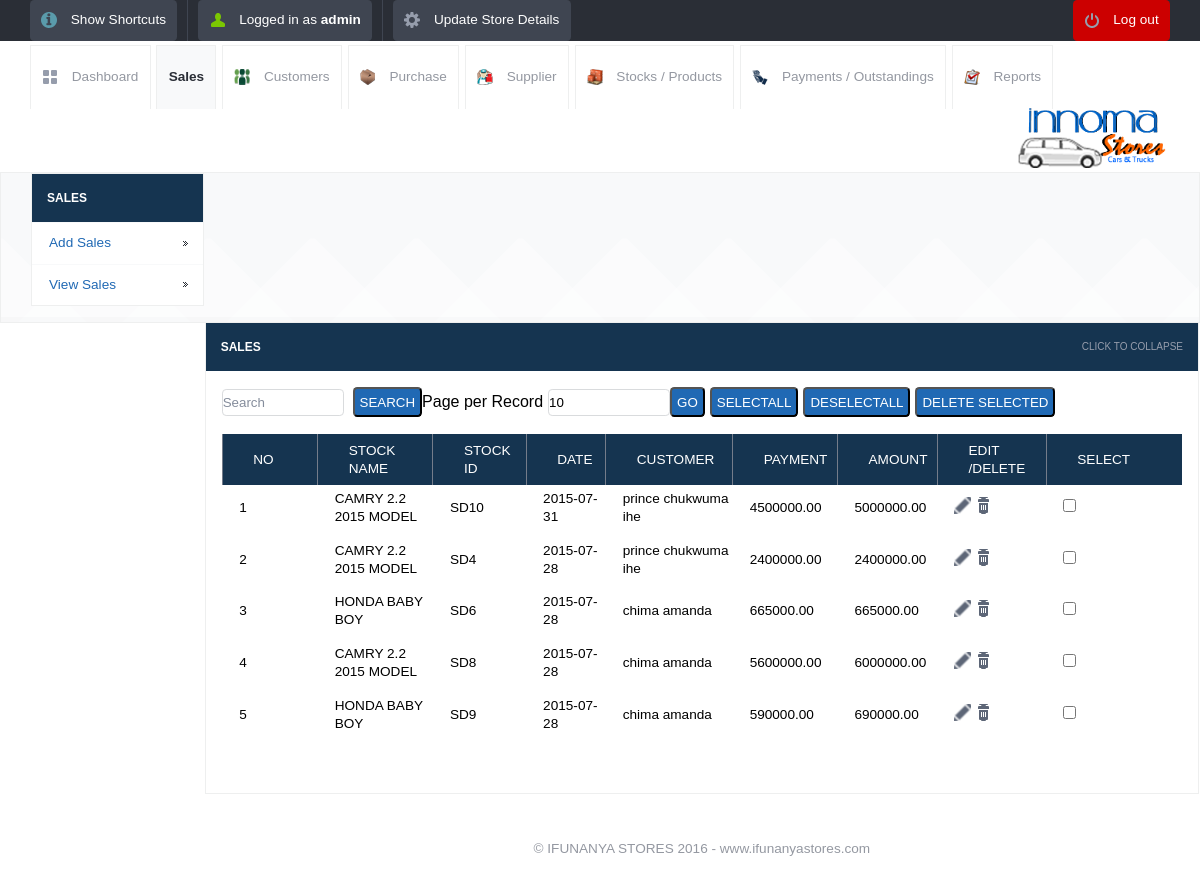
/view_sales.php (signed in), run on the app's committed database.
### tables this page shows
CREATE TABLE IF NOT EXISTS `stock_sales` (
  `id` int(10) unsigned NOT NULL AUTO_INCREMENT,
  `transactionid` varchar(250) NOT NULL,
  `stock_name` varchar(200) NOT NULL,
  `category` varchar(120) NOT NULL,
  `supplier_name` varchar(200) NOT NULL,
  `selling_price` decimal(10,2) NOT NULL,
  `quantity` decimal(10,2) NOT NULL,
  `amount` decimal(10,2) NOT NULL,
  `date` date NOT NULL,
  `username` varchar(120) NOT NULL,
  `customer_id` varchar(120) NOT NULL,
  `subtotal` decimal(10,2) NOT NULL,
  `payment` decimal(10,2) NOT NULL,
  `balance` decimal(10,2) NOT NULL,
  `discount` decimal(10,0) NOT NULL,
  `tax` decimal(10,0) NOT NULL,
  `tax_dis` varchar(100) NOT NULL,
  `dis_amount` decimal(10,0) NOT NULL,
  `grand_total` decimal(10,0) NOT NULL,
  `due` date NOT NULL,
  `mode` varchar(250) NOT NULL,
  `description` varchar(500) NOT NULL,
  `count1` int(11) NOT NULL,
  `billnumber` varchar(120) NOT NULL,
  PRIMARY KEY (`id`)
);

### view_sales.php (the view, shortened to what this page needs)
<!DOCTYPE html>
<html lang="en">
<head>
	<link rel="stylesheet" href="css/style.css">
	<?php include_once("tpl/common_js.php"); ?>
<link rel="stylesheet"  href="dist/js/jquery.alerts.css" >
</head>
<body>
	<?php include_once("tpl/top_bar.php"); ?>
	<div id="header-with-tabs">
		<div class="page-full-width cf">
			<ul id="tabs" class="fl">
				<li><a href="dashboard.php" class="dashboard-tab">Dashboard</a></li>
				<li><a href="view_sales.php" class=active-tab sales-tab">Sales</a></li>
				<li><a href="view_customers.php" class=" customers-tab">Customers</a></li>
				<li><a href="view_purchase.php" class=" purchase-tab">Purchase</a></li>
				<li><a href="view_supplier.php" class=" supplier-tab">Supplier</a></li>
				<li><a href="view_product.php" class=" stock-tab">Stocks / Products</a></li>
				<li><a href="view_payments.php" class="payment-tab">Payments / Outstandings</a></li>
				<li><a href="view_report.php" class="report-tab">Reports</a></li>
			</ul>
			<a href="#" id="company-branding-small" class="fr"><img src="<?php if(isset($_SESSION['logo'])) { echo "upload/".$_SESSION['logo'];}else{ echo "upload/posnic.png"; } ?>" alt="Point of Sale" /></a>
		</div>
	</div>
	<div id="content">
		<div class="page-full-width cf">
			<div class="side-menu fl">
				<h3>Sales</h3>
				<ul>
					<li><a href="add_sales.php">Add Sales</a></li>
					<li><a href="view_sales.php">View Sales</a></li>
				</ul>
				                    </div>
			</div>
			<div class="side-content fr">
				<div class="content-module">
					<div class="content-module-heading cf">
						<h3 class="fl">Sales</h3>
						<span class="fr expand-collapse-text">Click to collapse</span>
					</div>
						<div class="content-module-main cf">
					<table>
<form action="" method="post" name="search" >
    <input name="searchtxt" type="text" class="round my_text_box" placeholder="Search" >
&nbsp;&nbsp;<input name="Search" type="submit" class="my_button round blue   text-upper" value="Search">
</form>
 <form action="" method="get" name="limit_go">
    Page per Record<input name="limit" type="text" class="round my_text_box" id="search_limit" style="margin-left:5px;" value="<?php if(isset($_GET['limit'])) echo $_GET['limit']; else echo "10"; ?>" size="3" maxlength="3">
    <input name="go"  type="button" value="Go" class=" round blue my_button  text-upper" onclick="return confirmLimitSubmit()">
</form>
<form name="deletefiles" action="delete.php" method="post">
<input type="button" name="selectall" value="SelectAll" class="my_button round blue   text-upper" onClick="checkAll()"  style="margin-left:5px;"/>
<input type="button" name="unselectall" value="DeSelectAll" class="my_button round blue   text-upper" onClick="uncheckAll()" style="margin-left:5px;" />
<input name="dsubmit" type="button" value="Delete Selected" class="my_button round blue   text-upper" style="margin-left:5px;" onclick="return confirmDeleteSubmit()"/>
					<table>
		<?php
	$limit = 10;
	$page = $_GET['page'];
	if($page)
		$start = ($page - 1) * $limit;
	else
		$start = 0;
	$sql =  "SELECT * FROM stock_sales ORDER BY date desc LIMIT $start, $limit  ";
	$result = mysql_query($sql);
	if ($page == 0) $page = 1;
	$pagination = "";
?>
							<tr>
								<th>No</th>
								<th>Stock Name</th>
								<th>Stock Id</th>
								<th>Date</th>
								<th>Customer</th>
								<th>Payment</th>
								<th>Amount</th>
								<th>Edit /Delete</th>
                                                                <th>Select</th>
							</tr>
<?php $i=1; $no=$page-1; $no=$no*$limit;
while($row = mysql_fetch_array($result))
{
 ?>
	<tr>
   <td> <?php echo $no+$i; ?></td>
   <td><?php echo $row['stock_name']; ?></td>
      <td> <?php echo $row['transactionid'];?></td>
      <td> <?php echo $row['date'];?></td>
   <td> <?php echo $row['customer_id']; ?></td>
    <td> <?php echo $row['payment']; ?></td>
   <td> <?php echo $row['subtotal']; ?></td>
    <td>	<a href="update_sales.php?sid=<?php echo $row['id'];?>&table=stock_sales&return=view_sales.php"	class="table-actions-button ic-table-edit">
	</a>
        <a  href="javascript:confirmSubmit(<?php echo $row['id']?>,'stock_sales','view_sales.php')" class="table-actions-button ic-table-delete"></a>
	</td>
	<td><input type="checkbox" value="<?php echo $row['id']; ?>" name="checklist[]" id="check_box" /></td>
</tr>
<?php $i++; } ?>
 <tr>
       <td align="center"><div style="margin-left:20px;"><?php echo $pagination; ?></div></td>
      </tr>
</table>
</form>
		</div>
	</div>
	<?php require_once('footer.php');?>
</body>
</html>

### css/style.css (style rules this page uses)
*, html, body, div, dl, dt, dd, ul, ol, li, h1, h2, h3, h4, h5, h6, pre, form, label, fieldset, input, p, blockquote, th, td { margin: 0; padding: 0; }
table { border-collapse: collapse; border-spacing: 0; }
fieldset, img { border: 0; }
address, caption, cite, code, dfn, em, strong, th, var { font-style: normal; font-weight: normal; }
caption, th { text-align: left; }
h1, h2, h3, h4, h5, h6 { font-weight: normal; }
a img { border: none; }
a { text-decoration: none; }
body { font-size: 1em; }
.cf:before, .cf:after { content: ""; display: table; }
.cf:after { clear:both; }
.cf { zoom: 1; }
.round { border-radius: 0.3125em; -moz-border-radius: 0.3125em; -webkit-border-radius: 0.3125em; }
.fl { float: left; }
.fr { float: right; }
h1, h2, h3, h4, h5, h6 { margin-bottom: 0.625em; }
body, form { font-family: "Droid Sans", Helvetica, Arial, sans-serif; line-height: 1.125em; }
p, .button, form input, ul#nav li ul, ul#tabs, div.side-menu ul li a, table, .information-box, .confirmation-box, .error-box, .error-message, .warning-box, ol, .regular-ul, .custom-ul, blockquote, cite { font-size: 0.85em; }
div.content-module-heading span { font-size: 0.625em; }
h3 { font-size: 0.75em; }
a { color: #2069b4; }
.blue { background-color: #2069b4; color: white; }
.my_text_box { border: 1px solid #D9DBDD; width:120px; height:25px; }
.my_button { height:30px; padding: 0px 5px 0px 5px; }
.page-full-width { padding: 0 1.875em; }
.text-upper { text-transform: uppercase; }
.ic-table-edit { background-image: url("../images/icons/table/actions-edit.png"); }
.ic-table-delete { background-image: url("../images/icons/table/actions-delete.png"); }
div#header-with-tabs { padding:0.25em 0 0; }
a#company-branding-small img { height: 60px; }
ul#tabs { list-style-type: none; }
ul#tabs li { float: left; }
ul#tabs li a { border: 1px solid #eeefef; border-bottom: none; padding: 1.666em 0.833em; margin: 0 0.416em -1px 0; display: block; color: #9498a1; }
ul#tabs li a.dashboard-tab { background: transparent url('../images/tab-dashboard.png') no-repeat 0.833em center ; padding-left: 3em; }
ul#tabs li a.customers-tab { background: transparent url('../images/customer-icon.png') no-repeat 0.833em center ; padding-left: 3em; }
ul#tabs li a.purchase-tab { background: transparent url('../images/purchase-icon.png') no-repeat 0.833em center ; padding-left: 3em; }
ul#tabs li a.supplier-tab { background: transparent url('../images/supplier-icon.png') no-repeat 0.833em center ; padding-left: 3em; }
ul#tabs li a.stock-tab { background: transparent url('../images/stock-icon.png') no-repeat 0.833em center ; padding-left: 3em; }
ul#tabs li a.payment-tab { background: transparent url('../images/payment-icon.png') no-repeat 0.833em center ; padding-left: 3em; }
ul#tabs li a.report-tab { background: transparent url('../images/report-icon.png') no-repeat 0.833em center ; padding-left: 3em; }
ul#tabs li a.active-tab, ul#tabs li a.active-tab:hover { background-color: #f8f9fa; font-weight: bold; color: #2a2e36; }
table { width: 100%; margin-bottom: 1.25em; }
table th { background-color: #153450; color: white; text-transform: uppercase; padding: 0.55em .7em 0.55em 2.25em; border-left: 1px solid #747c8a; }
table tbody td { padding: 0.33em 0 0.833em 1.25em; }
a.table-actions-button { width: 1.25em; height: 1.25em; display: inline-block; background-position: center center; }
table th:first-child { width: 4em ; }
table th:last-child { width: 7em; }
div#content { background: #f8f9fa url('../images/artwork-pattern.png') repeat-x left bottom; border: 1px solid #eeefef; padding: 0em ; }
div.side-menu { background: #153450; border: 1px solid #eeefef; width: 15%; margin-bottom: 1em; }
div.side-menu h3 { text-transform: uppercase; font-weight: bold; margin: 1.25em; color: white; }
div.side-menu ul { list-style-type: none; }
div.side-menu ul li a { padding: 0.833em 1.25em; border-top: 1px solid #f8f9fa; display: block; background: white url('../images/menu-dark-indicator.png') no-repeat right center; }
div.side-content { width: 83%; }
div.content-module { background: white; margin-bottom: 1em; border: 1px solid #eeefef; }
div.content-module-heading { background: #153450; cursor: pointer; }
div.content-module-heading h3 { text-transform: uppercase; color: white; font-weight: bold; margin: 1.25em; }
div.content-module-heading span { color: #969dac; text-transform: uppercase; margin: 1.5em; }
div.content-module-main { padding: 1em; }

### data on the page
stock_sales: i "1", stock_name "CAMRY 2.2 2015 MODEL", transactionid "SD10", date "2015-07-31", customer "prince chukwuma ihe", payment "4500000.00", subtotal "5000000.00"
stock_sales: i "2", stock_name "CAMRY 2.2 2015 MODEL", transactionid "SD4", date "2015-07-28", customer "prince chukwuma ihe", payment "2400000.00", subtotal "2400000.00"
stock_sales: i "3", stock_name "HONDA BABY BOY", transactionid "SD6", date "2015-07-28", customer "chima amanda", payment "665000.00", subtotal "665000.00"
stock_sales: i "4", stock_name "CAMRY 2.2 2015 MODEL", transactionid "SD8", date "2015-07-28", customer "chima amanda", payment "5600000.00", subtotal "6000000.00"
stock_sales: i "5", stock_name "HONDA BABY BOY", transactionid "SD9", date "2015-07-28", customer "chima amanda", payment "590000.00", subtotal "690000.00"

### other printed values
$POSNIC['username'] "admin"
